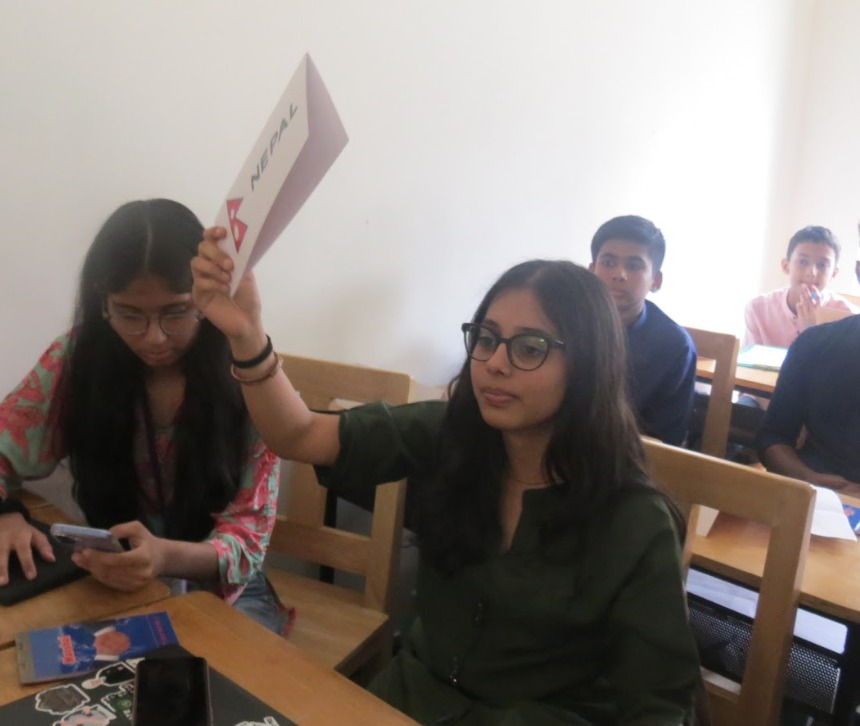
#> input picture Miraya.jpeg, 860 x 726 px
$ python blur_edges.py ../Miraya.jpeg ../Ryaan.jpeg
#> lines starting #> are read from the running program, lines starting #| are printed output that depends on the picture
from PIL import Image, ImageFilter, ImageDraw
import sys

def blur_edges(input_path, output_path, blur_radius=40, edge_width=100):
#> called with input_path = '../Miraya.jpeg', output_path = '../Ryaan.jpeg', blur_radius = 40, edge_width = 100
    img = Image.open(input_path).convert("RGBA")
    w, h = img.size
#> w = 860; h = 726

    # Create a completely blurred version of the image
    blurred = img.filter(ImageFilter.GaussianBlur(blur_radius))
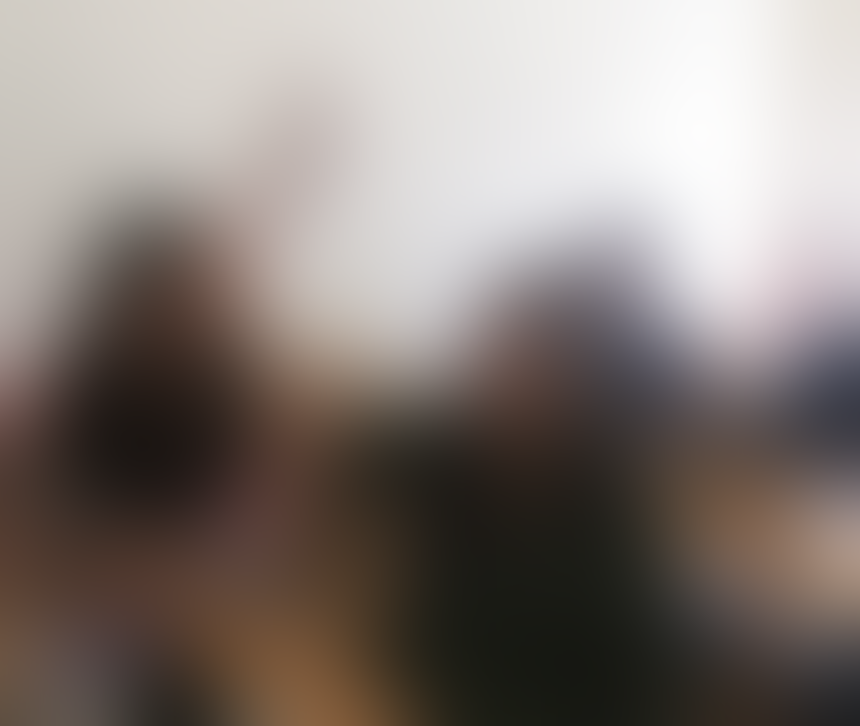
#> blurred: PIL image 860x726 RGBA; mean R, G, B, A 135.3, 126.2, 121.3, 255

    # Create a mask for the edges
    mask = Image.new("L", (w, h), 0)
#> mask: PIL image 860x726 L; every value is 0

    pixels = mask.load()

    # Calculate gradient for edges
    for x in range(w):
        for y in range(h):
            dist_x = min(x, w - 1 - x)
            dist_y = min(y, h - 1 - y)
            dist = min(dist_x, dist_y)

            if dist < edge_width:
                alpha = int(255 * (1 - dist / edge_width))
                pixels[x, y] = alpha

    # Composite the blurred image over the original using the mask
    result = Image.composite(blurred, img, mask)
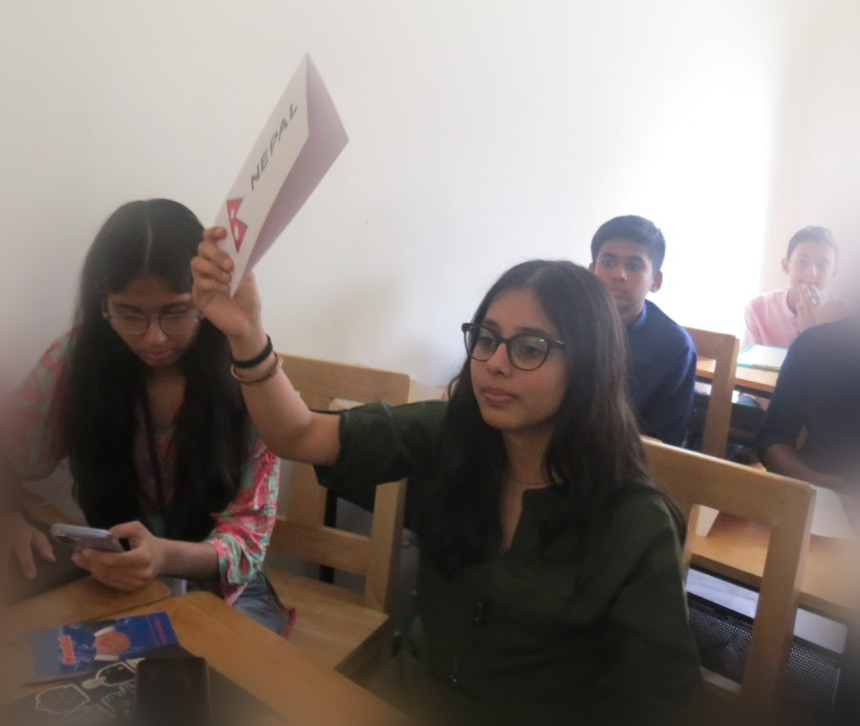
#> result: PIL image 860x726 RGBA; mean R, G, B, A 135, 125.9, 121.1, 255

    result.save(output_path, format="webp")

if __name__ == "__main__":
    blur_edges(sys.argv[1], sys.argv[2])

$ run again, on aahaan.jpeg
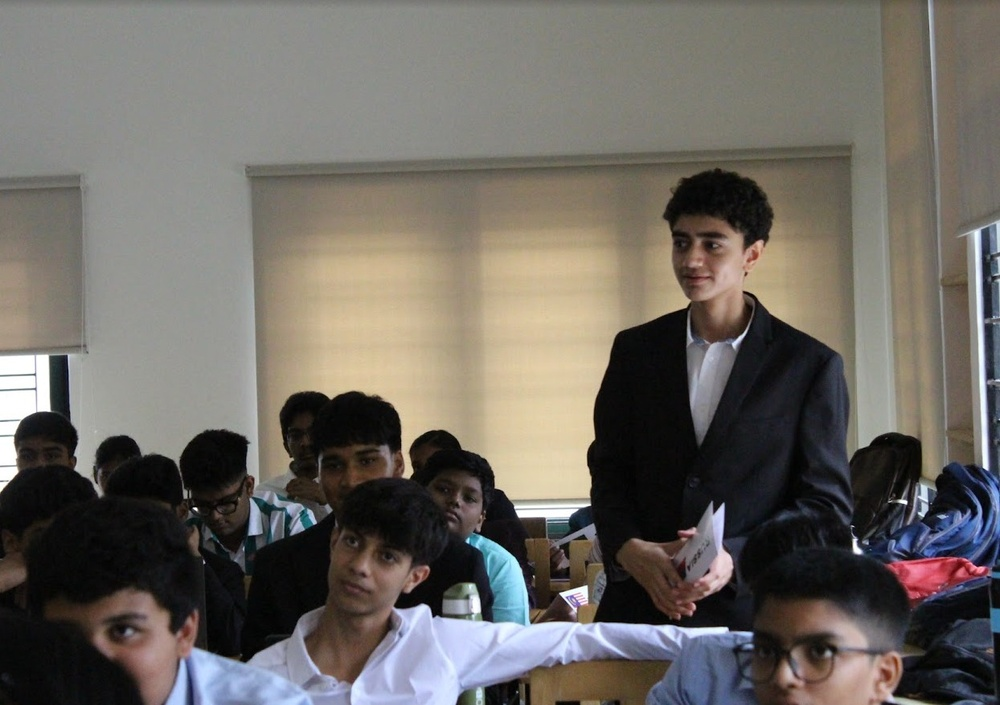
#> input picture aahaan.jpeg, 1000 x 705 px, shrunk from 1244 x 877 before the run
#> in blur_edges, `blurred = img.filter(ImageFilter.GaussianBlur(blur_radius))`:
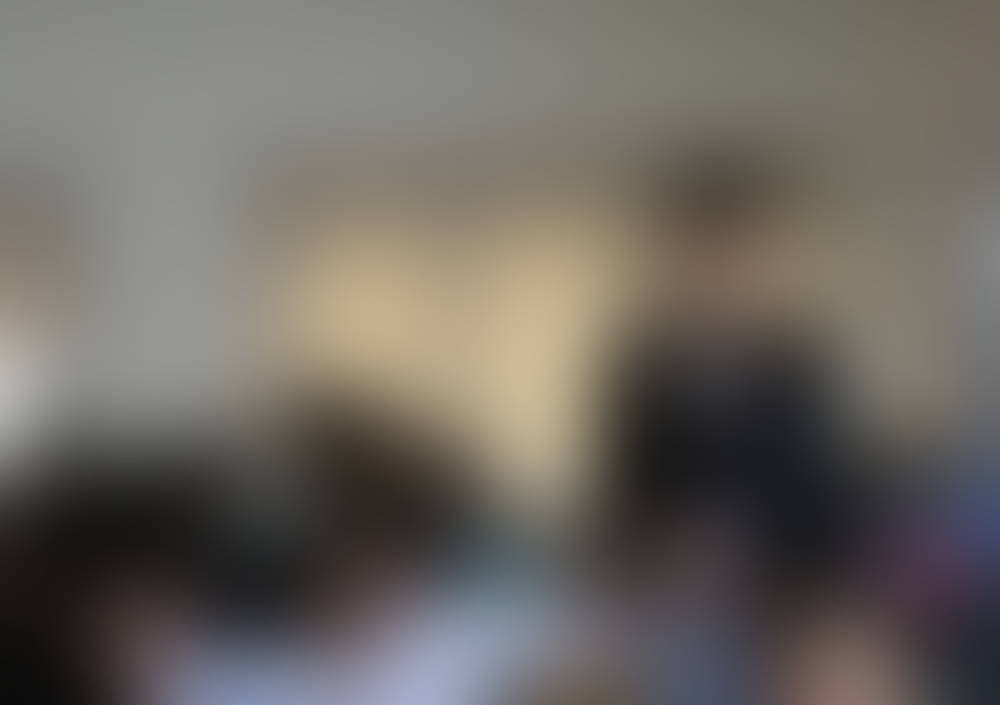
#> blurred: PIL image 1000x705 RGBA; mean R, G, B, A 109.2, 104.7, 98.7, 255
#> mask: PIL image 1000x705 L; every value is 0
#> in blur_edges, `result = Image.composite(blurred, img, mask)`:
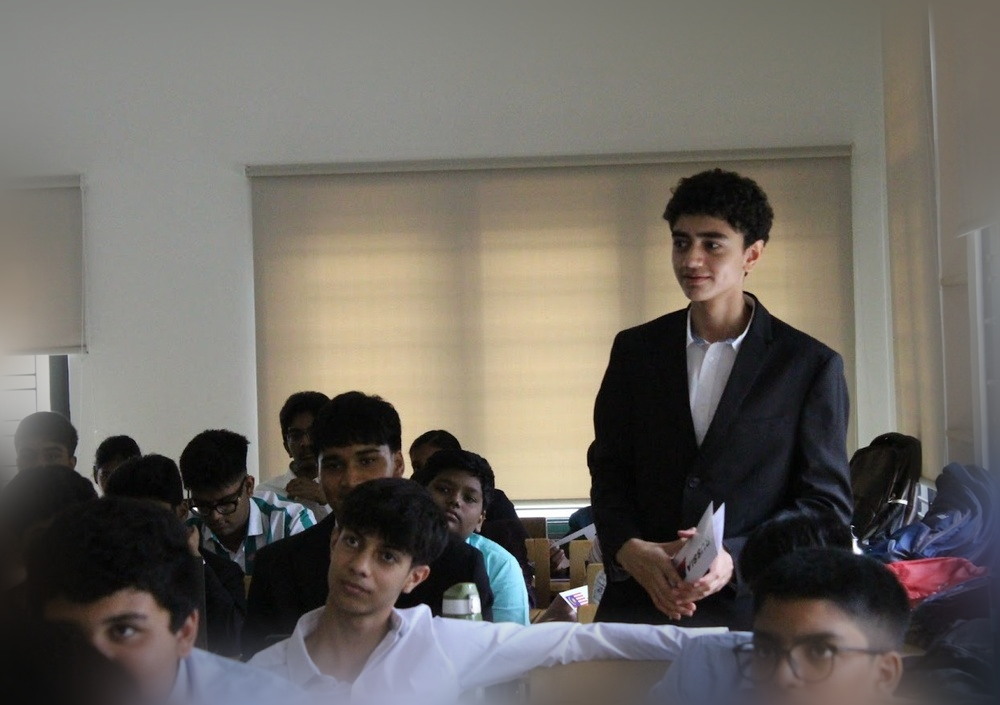
#> result: PIL image 1000x705 RGBA; mean R, G, B, A 108.9, 104.2, 98.1, 255

$ run again, on ayanah.jpeg
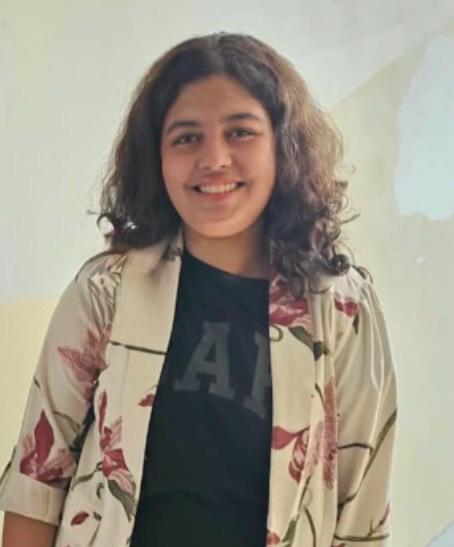
#> input picture ayanah.jpeg, 454 x 547 px
#> in blur_edges, `blurred = img.filter(ImageFilter.GaussianBlur(blur_radius))`:
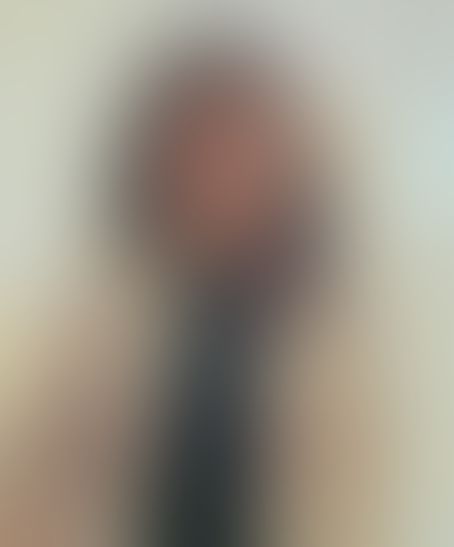
#> blurred: PIL image 454x547 RGBA; mean R, G, B, A 156.8, 149.4, 136.4, 255
#> mask: PIL image 454x547 L; every value is 0
#> in blur_edges, `result = Image.composite(blurred, img, mask)`:
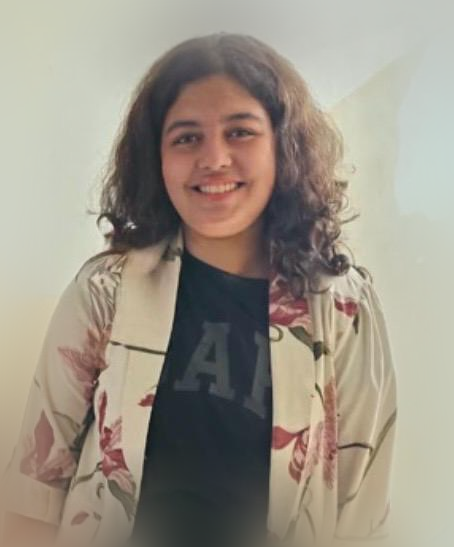
#> result: PIL image 454x547 RGBA; mean R, G, B, A 155.7, 147.7, 134.8, 255

$ run again, on drishya.jpeg
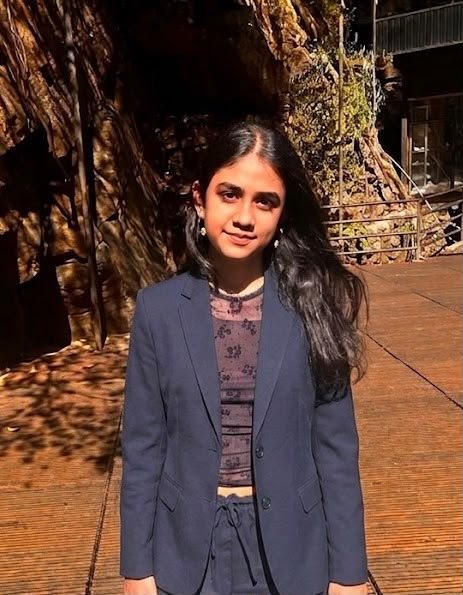
#> input picture drishya.jpeg, 463 x 595 px
#> in blur_edges, `blurred = img.filter(ImageFilter.GaussianBlur(blur_radius))`:
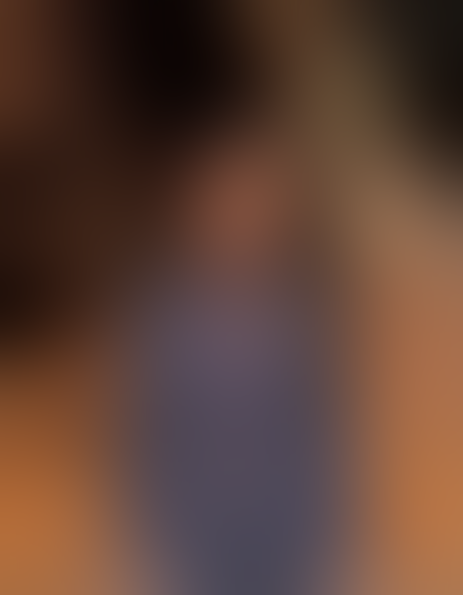
#> blurred: PIL image 463x595 RGBA; mean R, G, B, A 94.1, 65.7, 54.1, 255
#> mask: PIL image 463x595 L; every value is 0
#> in blur_edges, `result = Image.composite(blurred, img, mask)`:
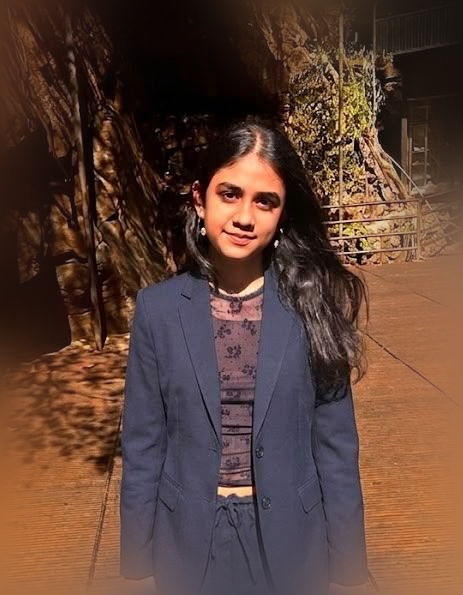
#> result: PIL image 463x595 RGBA; mean R, G, B, A 94.2, 65.8, 54.3, 255
